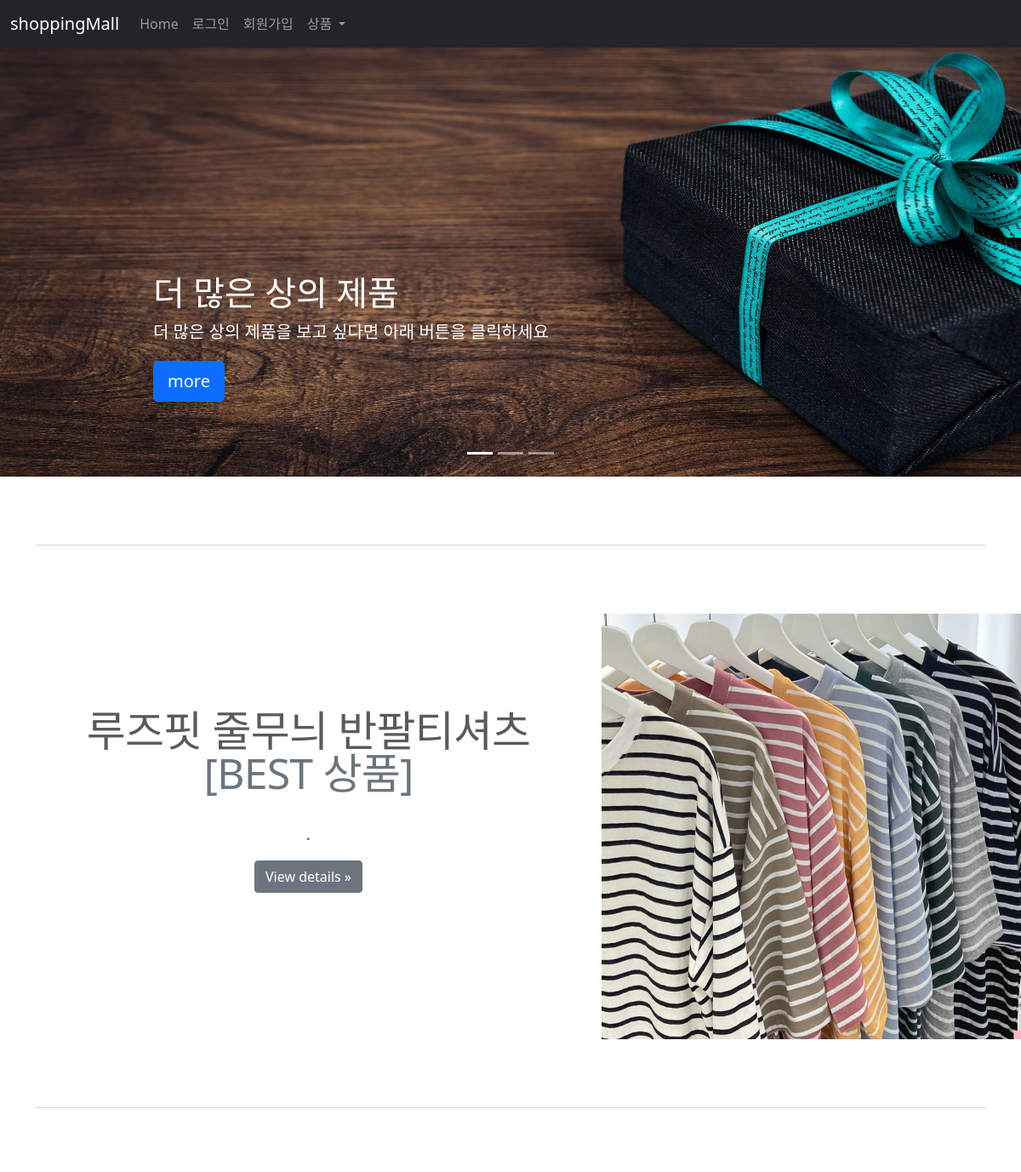
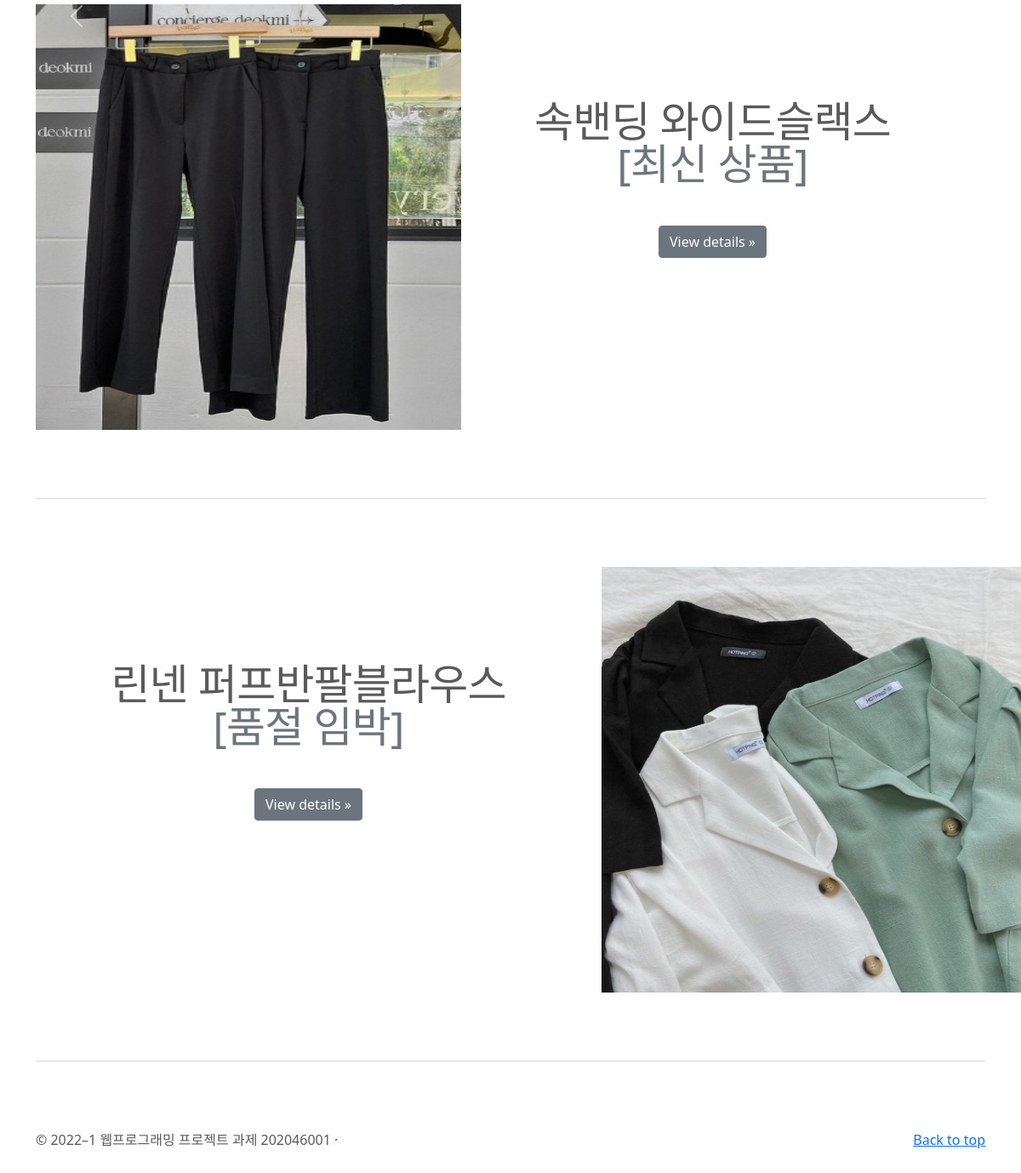
The page / on the database its author committed (2 pictures, top to bottom).
### shop/models.py (models this page shows, shortened)
class Product(models.Model):
    name = models.CharField(max_length=255)
    category = models.ForeignKey(Category, on_delete=models.CASCADE, related_name='product_category')
    image = ImageField(upload_to='photos/%Y/%m/%d')
    price = models.IntegerField()
    quantity = models.IntegerField(default=0)
    description = models.TextField()
    pub_date = models.DateTimeField(auto_now_add = True)
    hit = models.IntegerField(default=0)

### shop/views.py (the view)
# urls.py: path('', views.index, name='index'),
def index(request):
    banner = Banner.objects.all()
    product = Product.objects.all()
    new = Product.objects.last()
    best = Product.objects.all().order_by('-hit')[0]
    sold_out = Product.objects.all().order_by('quantity')[0]
    return render(request, 'shop/index.html', {'new': new, 'best':best, 'sold_out':sold_out, 'banner':banner, 'product':product})

### shop/templates/shop/index.html (shortened to what this page needs)
<!doctype html>
<html lang="ko">
  <head>
    <link href="https://cdn.jsdelivr.net/npm/bootstrap@5.1.3/dist/css/bootstrap.min.css" rel="stylesheet">
  </head>
  <body>
    <header>
      <nav class="navbar navbar-expand-md navbar-dark fixed-top bg-dark">
        <div class="container-fluid">
          <a class="navbar-brand">shoppingMall</a>
          <div class="collapse navbar-collapse" id="navbarCollapse">
            <ul class="navbar-nav me-auto mb-2 mb-md-0">
              <li class="nav-item">
                <a class="nav-link" aria-current="page" href="{% url 'shop:index' %}">
                  Home
                </a>
              </li>
              {% if user.is_authenticated %}
              <li class="nav-item">
                <a class="nav-link">
                  welcome
                </a>
              </li>
              <li class="nav-item">
                <a class="nav-link" href="{% url 'accounts:logout' %}">
                  Logout
                </a>
              </li>
              {% else %}
               <li class="nav-item">
                <a class="nav-link" href="{% url 'accounts:login' %}">
                  로그인
               </a>
              </li>
              <li class="nav-item">
                <a class="nav-link" href="{% url 'accounts:register' %}">
                  회원가입
                </a>
              </li>
              {% endif %}
               <li class="nav-item dropdown">
                <a class="nav-link dropdown-toggle" href="#" id="navbarDropdown" role="button" data-bs-toggle="dropdown" aria-expanded="false">
                  상품
                </a>
              </li>
            </ul>
          </div>
        </div>
      </nav>
    </header>
      <main role="main">
        <div id="myCarousel" class="carousel slide" data-bs-ride="carousel">
          <div class="carousel-indicators">
            <button type="button" data-bs-target="#myCarousel" data-bs-slide-to="0" class="active" aria-current="true" aria-label="Slide 1"></button>
            <button type="button" data-bs-target="#myCarousel" data-bs-slide-to="1" aria-label="Slide 2"></button>
            <button type="button" data-bs-target="#myCarousel" data-bs-slide-to="2" aria-label="Slide 3"></button>
          </div>
    <div class="carousel-inner">
      <div class="carousel-item active">
        <img src="media/photos/2022/06/19/banner2.jpg" class="d-block w-100" alt="...">
        <div class="container">
          <div class="carousel-caption text-start">
            <h1>더 많은 상의 제품</h1>
            <p> 더 많은 상의 제품을 보고 싶다면 아래 버튼을 클릭하세요</p>
            <p><a class="btn btn-lg btn-primary" href="{% url 'detail:detail_top' %}">more</a></p>
          </div>
        </div>
      </div>
    </div>
</div>
        <button class="carousel-control-prev" type="button" data-bs-target="#myCarousel" data-bs-slide="prev">
          <span class="carousel-control-prev-icon" aria-hidden="true"></span>
        </button>
        <button class="carousel-control-next" type="button" data-bs-target="#myCarousel" data-bs-slide="next">
          <span class="carousel-control-next-icon" aria-hidden="true"></span>
        </button>
  <div class="container marketing">
    <hr class="featurette-divider">
    <div class="row featurette">
      <div class="col-md-7 text-center">
        <h2 class="featurette-heading"> {{best.name}} <span class="text-muted"><br>[BEST 상품]</span></h2>
        <br>
        <p class="lead">{{best.text}}. </p>
        <p><a class="btn btn-secondary" href="/index_product/{{best.id}}">View details &raquo;</a></p>
      </div>
      <div class="col-md-5">
        <img src={{best.image.url}} style="width:500px;height:500px;">
      </div>
    </div>
    <hr class="featurette-divider">
    <div class="row featurette">
      <div class="col-md-7 order-md-2 text-center">
        <h2 class="featurette-heading">{{new.name}} <br> <span class="text-muted">[최신 상품]</span> </h2>
        <br>
        <p><a class="btn btn-secondary" href="/index_product/{{new.id}}">View details &raquo;</a></p>
      </div>
      <div class="col-md-5 order-md-1 text-center">
        <img src={{new.image.url}} style="width:500px;height:500px;">
      </div>
    </div>
    <hr class="featurette-divider">
    <div class="row featurette">
      <div class="col-md-7  text-center">
        <h2 class="featurette-heading">{{sold_out.name}}<br><span class="text-muted">[품절 임박]</span></h2>
        <br>
        <p><a class="btn btn-secondary" href="/index_product/{{sold_out.id}}">View details &raquo;</a></p>
      </div>
      <div class="col-md-5">
        <img src={{sold_out.image.url}} style="width:500px;height:500px;">
      </div>
    </div>
    <hr class="featurette-divider">
  </div>
   <footer class="container">
    <p class="float-end"><a href="#">Back to top</a></p>
    <p>&copy; 2022–1 웹프로그래밍 프로젝트 과제 202046001 &middot; </p>
  </footer>
</main>
  </body>
</html>

### shop/templates/shop/index.html (style rules this page uses)
body { padding-top: 3rem; padding-bottom: 3rem; color: #5a5a5a; }
.carousel { margin-bottom: 4rem; }
.carousel-caption { bottom: 3rem; z-index: 10; }
.carousel-item { height: 32rem; }
.carousel-item > img { position: absolute; top: 0; left: 0; min-width: 100%; height: 32rem; }
.marketing h2 { font-weight: 400; }
.featurette-divider { margin: 5rem 0; }
.featurette-heading { font-weight: 300; line-height: 1; letter-spacing: -.05rem; }
@media (min-width: 40em) { .carousel-caption p { margin-bottom: 1.25rem; font-size: 1.25rem; line-height: 1.4; } }
@media (min-width: 40em) { .featurette-heading { font-size: 50px; } }
@media (min-width: 62em) { .featurette-heading { margin-top: 7rem; } }

### rows shown on the page
Product: name "루즈핏 줄무늬 반팔티셔츠", image (picture)
Product: name "속밴딩 와이드슬랙스", image (picture)
Product: name "린넨 퍼프반팔블라우스", image (picture)
